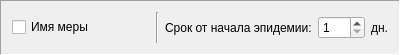
<?xml version="1.0" encoding="UTF-8"?>
<ui version="4.0">
 <class>CounterMeasure</class>
 <widget class="QFrame" name="CounterMeasure">
  <property name="geometry">
   <rect>
    <x>0</x>
    <y>0</y>
    <width>400</width>
    <height>55</height>
   </rect>
  </property>
  <property name="minimumSize">
   <size>
    <width>0</width>
    <height>55</height>
   </size>
  </property>
  <property name="windowTitle">
   <string>Form</string>
  </property>
  <property name="frameShape">
   <enum>QFrame::Panel</enum>
  </property>
  <property name="frameShadow">
   <enum>QFrame::Sunken</enum>
  </property>
  <layout class="QHBoxLayout" name="horizontalLayout">
   <item>
    <widget class="QCheckBox" name="checkBox">
     <property name="sizePolicy">
      <sizepolicy hsizetype="Minimum" vsizetype="Fixed">
       <horstretch>2</horstretch>
       <verstretch>0</verstretch>
      </sizepolicy>
     </property>
     <property name="text">
      <string>Имя меры</string>
     </property>
    </widget>
   </item>
   <item>
    <spacer name="horizontalSpacer">
     <property name="orientation">
      <enum>Qt::Horizontal</enum>
     </property>
     <property name="sizeHint" stdset="0">
      <size>
       <width>40</width>
       <height>20</height>
      </size>
     </property>
    </spacer>
   </item>
   <item>
    <widget class="Line" name="line">
     <property name="orientation">
      <enum>Qt::Vertical</enum>
     </property>
    </widget>
   </item>
   <item>
    <widget class="QLabel" name="label">
     <property name="text">
      <string>Срок от начала эпидемии:</string>
     </property>
    </widget>
   </item>
   <item>
    <widget class="QSpinBox" name="spinBox">
     <property name="minimum">
      <number>1</number>
     </property>
     <property name="maximum">
      <number>500</number>
     </property>
    </widget>
   </item>
   <item>
    <widget class="QLabel" name="label_2">
     <property name="text">
      <string>дн.</string>
     </property>
    </widget>
   </item>
  </layout>
 </widget>
 <resources/>
 <connections/>
</ui>
